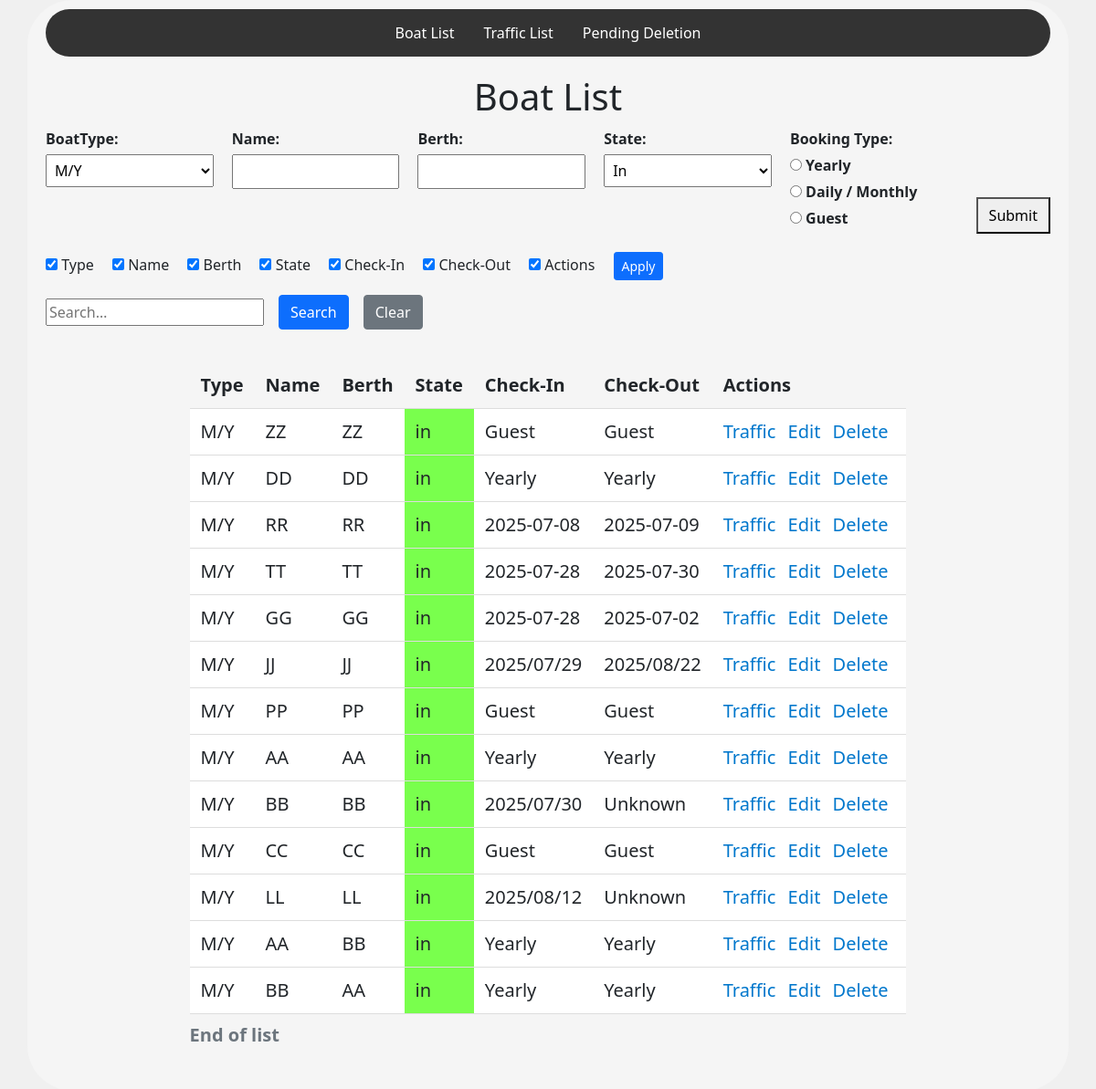
Before: / with the older database file.
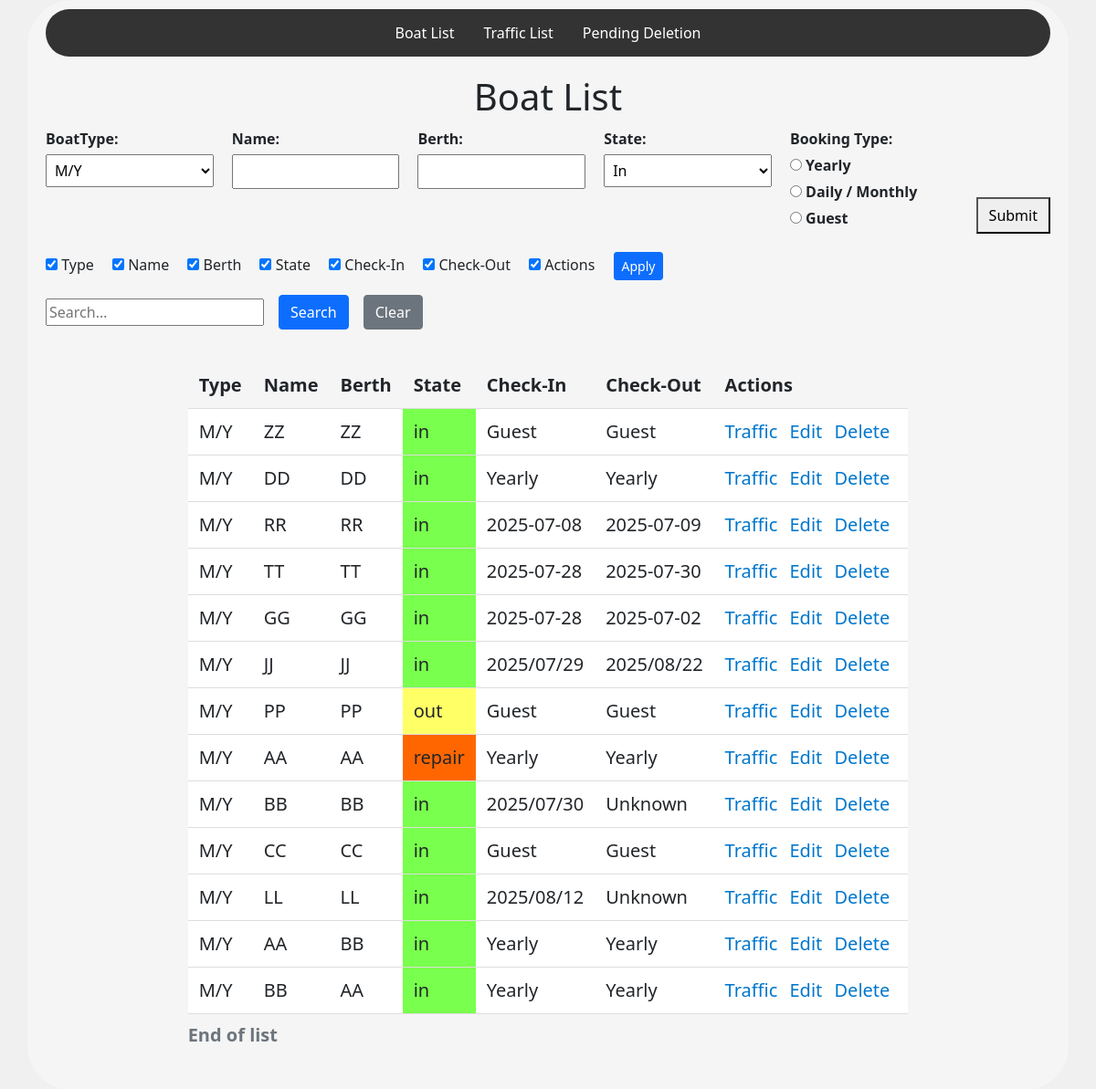
After: the same page with the newer database file.
### trafficApp/models.py (models this page shows, shortened)
class Boat(models.Model):
    boatType = models.CharField(
        max_length=30,
        choices=BoatType.choices,
        default=BoatType.motorYacht,
    )
    name = models.CharField(max_length=100)
    berth = models.CharField(max_length=20)
    created = models.DateTimeField(auto_now_add=True)
    state = models.CharField(  # <-- changed from IntegerField
        max_length=20,
        choices=State.choices,
        default=State.IN,
    )
    cid = models.CharField(max_length=50, default="", blank=True)
    ecod = models.CharField(max_length=50, default="", blank=True)

### trafficApp/views.py (the view)
# urls.py: path('', views.BoatListView.as_view(), name = 'boats'),
class BoatListView(BaseListCreateView):
    model         = Boat
    form_class    = NewBoatForm
    template_name = "lists/list_page.html"     # shared page
    success_url   = reverse_lazy("boats")
    page_title    = "Boat List"
    search_fields = ("name", "boatType", "berth", "state", "cid", "ecod")
    column_list = [
        {"field": "boatType", "label": "Type"},
        {"field": "name",     "label": "Name"},
        {"field": "berth",    "label": "Berth"},
        {"field": "state",    "label": "State"},
        {"field": "cid",      "label": "Check-In"},
        {"field": "ecod",     "label": "Check-Out"},
        {"field": "actions",  "label": "Actions"},
    ]
    row_partial  = "lists/boats/_row.html"
    form_partial = "lists/boats/_form_fields.html"

### trafficApp/forms.py (shortened to what this page needs)
class NewBoatForm(forms.ModelForm):
    BOOKING_CHOICES = [
        ('yearly',        'Yearly'),
        ('daily_monthly', 'Daily / Monthly'),
        ('guest',         'Guest'),
    ]
    booking_type = forms.ChoiceField(
        choices=BOOKING_CHOICES,
        widget=forms.RadioSelect,
        label="Booking Type"
    )  # :contentReference[oaicite:0]{index=0}
    cid  = forms.DateField(
        required=False,
        widget=DateInput(attrs={'type': 'date'}),
        label="Check‑In Date"
    )   # :contentReference[oaicite:1]{index=1}
    ecod = forms.DateField(
        required=False,
        widget=DateInput(attrs={'type': 'date'}),
        label="Check‑Out Date"
    )   # :contentReference[oaicite:2]{index=2}
    class Meta:
        model  = Boat
        fields = [
            'boatType', 'name', 'berth', 'state',
            'booking_type', 'cid', 'ecod'
        ]

### trafficApp/views.py (called while the page is built)
    def get(self, request, *args, **kwargs):
        self.object_list = self.get_queryset()
        form = self.get_form()
        return self.render_to_response(self.get_context_data(form=form))

### trafficApp/templates/lists/list_page.html (shortened to what this page needs)
{% extends 'base.html' %}
{% load static %}
{% block content %}
  <h1>{{ page_title }}</h1>
  <form method="post">
    <div class="two-fields">
      {% include form_partial with form=form %}
      <button type="submit" class="submit-btn">Submit</button>
    </div>
  </form>
  {% include "lists/_controls/_column_picker.html" with column_list=column_list %}
  {% include "lists/_controls/_search_only.html" %}
  {% include "lists/_table.html" with column_list=column_list row_partial=row_partial object_list=object_list %}
{% endblock %}

### trafficApp/templates/lists/boats/_row.html
<tr>
  <td data-col-index="0">{{ obj.boatType }}</td>
  <td data-col-index="1">{{ obj.name }}</td>
  <td data-col-index="2">{{ obj.berth }}</td>
  <td data-col-index="3" class="state-{{ obj.state }}">{{ obj.state }}</td>
  <td data-col-index="4">{{ obj.cid }}</td>
  <td data-col-index="5">{{ obj.ecod }}</td>
  <td data-col-index="6">
    <a href="#" class="js-traffic"
        data-boat-id="{{obj.id}}"
        data-boat-type="{{ obj.boatType }}"
        data-boat-name="{{ obj.name }}"
        data-berth="{{ obj.berth }}"
        data-state="{{ obj.state }}"
    >
        Traffic
    </a>
    <a href="{% url 'update' obj.id %}">Edit</a>
    <a href="{% url 'delete' obj.id %}">Delete</a>
  </td>
</tr>

Changed rows visible on the page:
changed Boat "PP": state "in" → "out"
changed Boat: state "in" → "repair"
